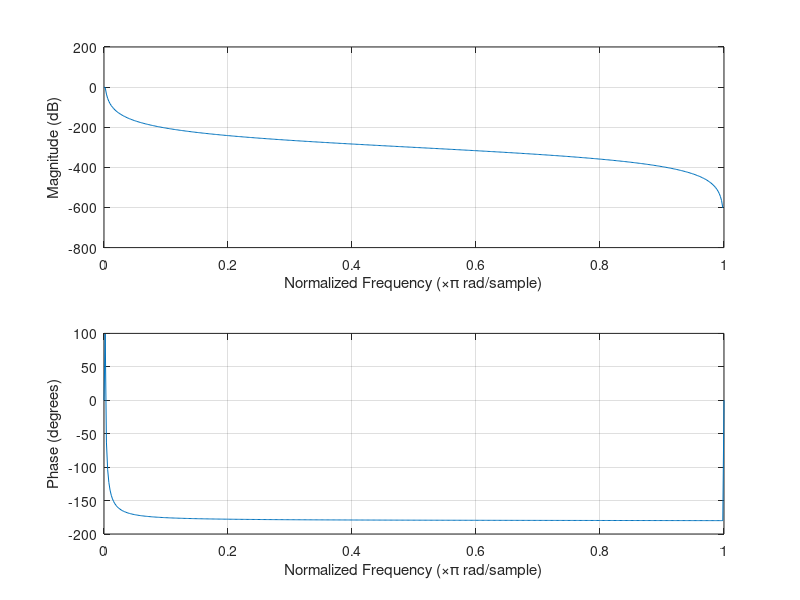
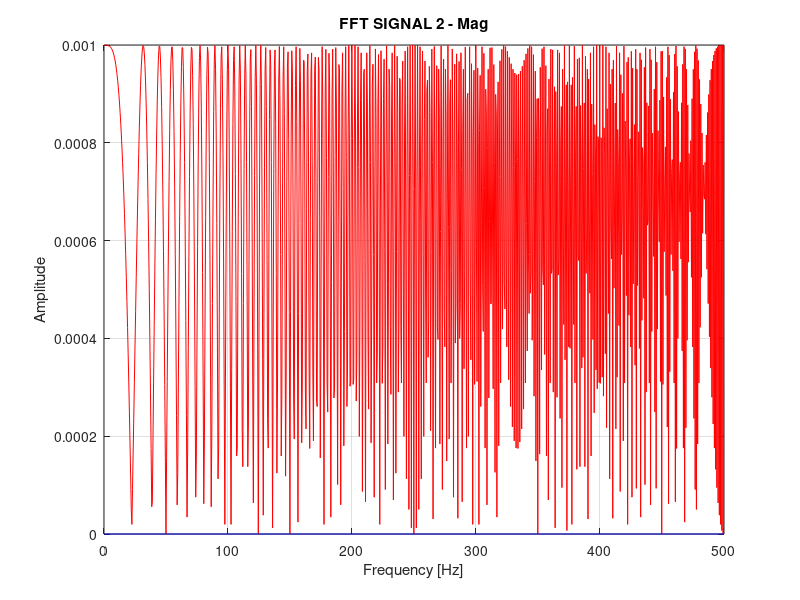

Write MATLAB code to recreate these figures, in order.
clc; clear all; close all;

fc = 1;
fs = 1000;

[b,a] = butter(6,fc/(fs/2));
figure,
freqz(b,a)

t = 0:1/1e3:2;
y = chirp(t,0,1,250);

dataIn = vertcat (y,y);


dataOut = filter(b,a,dataIn);


N = length(dataIn);
datafft=fft(dataIn);
datafft_abs1=abs(datafft(1,:)/N);
datafft_abs1=datafft_abs1(1:N/2+1);
datafft_abs2=abs(datafft(2,:)/N);
datafft_abs2=datafft_abs2(1:N/2+1);
datafft_abs = vertcat(datafft_abs1, datafft_abs2);
f=fs*(0:N/2)/N;

figure;
plot(f,datafft_abs(1,:), 'r')
hold on
plot(f,datafft_abs(2,:), 'b')
hold off
grid on;
xlabel('Frequency [Hz]')
ylabel('Amplitude')
title('FFT SIGNAL 2 - Mag');


% L=50;
% n=0:L-1;
% 
% x1=ones(1,L);
% x2=(-1).^n;
% %Parametros se?ales sinusoidales
% f=20;
% fs=15*20;
% x3=cos(2*pi*f*n/fs);
% x4=sin(2*pi*f*n/fs);
% 
% % Fourier
% Lw=4*L;
% dw=2*pi/Lw;
% w=0:dw:2*pi-dw; %valores eje w
% 
% X1f=fft(x1,Lw); MX1=abs(X1f);
% X2f=fft(x2,Lw); MX2=abs(X2f);
% X3f=fft(x3,Lw); MX3=abs(X3f);
% X4f=fft(x4,Lw); MX4=abs(X4f);
% 
% subplot(2,2,1);
% stem(n,x1);title('x1(n)'); grid on;
% subplot(2,2,2);
% stem(n,x2);title('x2(n)'); grid on;
% subplot(2,2,3);
% plot(w,MX1);title('Mag X1(w)'); xlabel('w'); grid on;
% subplot(2,2,4);
% plot(w,MX2);title('Mag X2(w)');xlabel('w'); grid on;
% 
% figure
% 
% subplot(2,2,1);
% stem(n,x3);title('x3(n)'); grid on;
% subplot(2,2,2);
% stem(n,x4);title('x4(n)'); grid on;
% subplot(2,2,3);
% plot(w,MX3);title('Mag X3(w)'); xlabel('w');grid on;
% subplot(2,2,4);
% plot(w,MX4);title('Mag X4(w)'); xlabel('w');grid on;